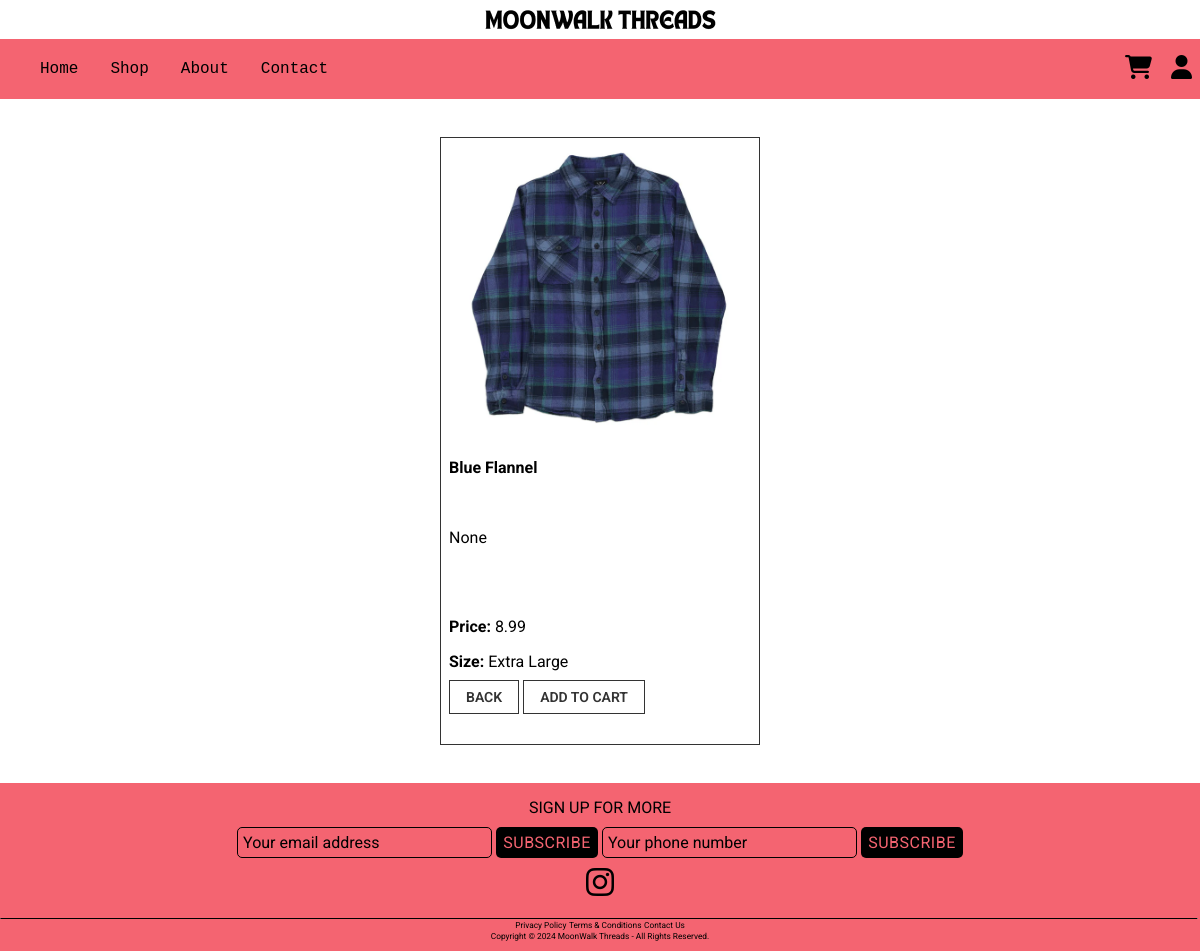
/product/5, run on the app's committed database.
### myapp/models.py (models this page shows, shortened)
class Product(models.Model):
    name = models.CharField(max_length=100)
    price= models.DecimalField(default=0, decimal_places=2, max_digits=6)
    category = models.ForeignKey(Category, on_delete=models.CASCADE, default=1)
    size = models.CharField(max_length=20)
    description = models.CharField(max_length=250, default='', blank=True, null=True)
    image = models.ImageField(upload_to='uploads/product/')
    featured = models.BooleanField(default=False)

### myapp/views.py (the view)
# urls.py: path('product/<int:pk>', views.productDetails, name='productDetails'), # Product details page,
def productDetails(request,pk):
    product = Product.objects.get(id=pk)
    return render(request, 'productDetails.html', {'product': product})

### myapp/templates/productDetails.html (shortened to what this page needs)
{% extends 'base.html' %}
{% load static %}
{% block content %}
<!DOCTYPE HTML>
<html lang="en">
<br/><br/>
<div class="product-details-card">
      <div class="product-details-img">
        <img src="{{ product.image.url }}" class="productImg" alt="missing img" height="300" width="300">
      </div>
        <div class="card-body">
          <p class="card-title"><strong>{{ product.name }}</strong></p>
          <br/>
          <p class="card-text">{{ product.description }}</p>
          <br/><br/>
          <p><strong>Price: </strong>{{ product.price }}</p>
          <p><strong>Size: </strong>{{ product.size }}</p>
          <div class="product-details-footer">
            <a class="btn btn-secondary" href="{% url 'home' %}">Back</a>
            <a class="btn btn-outline-dark" href="#">Add to cart</a>
          </div>
        </div>
    <br/><br/>
</div>
<br/><br/>
</html>
{% endblock %}

### static/css/homestyles.css (style rules this page uses)
body { margin: 0; font-family: var(--font); }
* { --background_color: #F46471; --font: 'Roboto', sans-serif; --visibile: True; --font_color_title: #FFFFFF; --font_color_timer: #000000; --drop_title: "Spooky Halloween Apparel"; }
a { font-size: 1rem; color: #000; text-decoration: none; }

### static/css/shopstyles.css (style rules this page uses)
:root { --border-color: #E0E0E0; --font-color: #333333; --hover-scale: 1.05; --button-color: #333333; --button-border-color: #333333; --button-hover-color: #F46471; }

### static/css/products.css (style rules this page uses)
:root { --border-color: #E0E0E0; --font-color: #333333; --hover-scale: 1.05; --button-color: #333333; --button-border-color: #333333; --button-hover-color: #F46471; }

### static/css/checkout.css (style rules this page uses)
* { box-sizing: border-box; }

### static/css/productDetails.css (style rules this page uses)
:root { --border-color: #E0E0E0; --font-color: #333333; --hover-scale: 1.05; --button-color: #333333; --button-border-color: #333333; --button-hover-color: #F46471; }
.product-details-card { border: 1px solid var(--button-border-color); padding-left: .5rem; margin: auto; width: 20rem; }
.product-details-footer .btn { font-size: 0.875rem; color: var(--button-color); border: 1px solid var(--button-border-color); padding: 0.5rem 1rem; transition: background-color 0.3s, color 0.3s; text-transform: uppercase; font-weight: 600; }

### data on the page
Product: image (picture), name "Blue Flannel", description "None", price "8.99", size "Extra Large"
